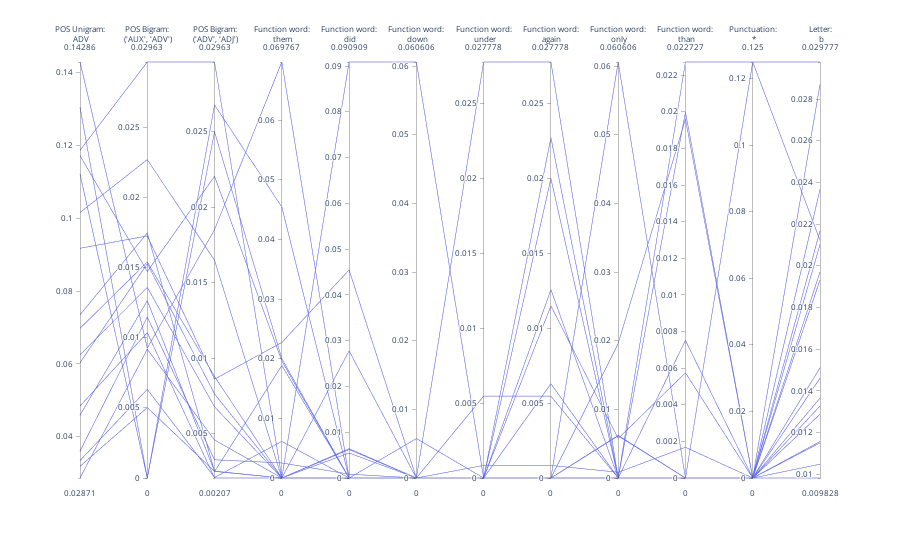

This figure's notebook cell:
### Code cell
from scipy.stats import zscore
from components.processing import author_vectors, authors_df, docs_df


def get_threshold_zscores_idxs(zscores, threshold:float):
    """Gets indices for |zscores| that meet a threshold"""
    selected = []
    for i, zscore in enumerate(zscores):
        if abs(zscore) >= threshold:
            selected.append(i)
    return selected


def get_identifying_features(author_id:str, threshold=2.0):
    """
    Given an author, calculates their zscores for all features and selects the ones that deviate the most from the 
    mean. These features are what separate this author from the average author
    """
    zscores = zscore(author_vectors)
    author_idx = authors_df.loc[authors_df["author_id"] == author_id].index[0]
    author_zscores = zscores.iloc[author_idx]
    
    selected_zscores = get_threshold_zscores_idxs(author_zscores, threshold)
    return author_zscores.iloc[selected_zscores]


def get_author_entries(author_id:str) -> pd.DataFrame:
    return docs_df.loc[docs_df["author_id"] == author_id]

def features_to_show(author_id:str) -> List[str]:
    """Given an author id, returns n amount of this author's most identifying features"""
    features = get_identifying_features(author_id).index.to_list()
    if len(features) > 10:
        return features[:12]
    return features

def style_pcp_label(label:str) -> str:
    """Prepends a feature with <br> for better styling"""
    if label.count(":") > 1:
        return label
    else:    
        feat_type, feat = label.split(":")
        feat = "<br>" + feat
        return f"{feat_type}:{feat}"

        
            

author = "en_35"
author_features = features_to_show(author)
author_entries = get_author_entries(author)

fig = px.parallel_coordinates(
    author_entries,
    dimensions=author_features,
    labels={label:style_pcp_label(label) for label in author_features}
)
fig.update_layout(
    font=dict(
        size=10,  # Set the font size here
    )
)

fig.show()

### Figure 1 — Plotly figure (JSON) as saved in the notebook; plotly's stock layout.template omitted (floating-point values rounded to 4 significant figures)
{"data": [{"dimensions": [{"label": "POS Unigram:<br> ADV", "values": [0.1015, 0.0625, 0.06034, 0.03348, 0.09174, 0.1304, 0.06977, 0.1186, 0.04595, 0.1121, 0.04846, 0.02871, 0.1172, 0.1429, 0.03191, 0.07349, 0.03607]}, {"label": "POS Bigram:<br> ('AUX', 'ADV')", "values": [0.02268, 0.01357, 0.01527, 0.006316, 0.01724, 0, 0.01538, 0.02963, 0.01263, 0, 0.01035, 0.009174, 0.01471, 0.009259, 0.005013, 0.01746, 0.01147]}, {"label": "POS Bigram:<br> ('ADV', 'ADJ')", "values": [0.01649, 0.006787, 0.007634, 0.002105, 0.008621, 0.025, 0.008791, 0.02963, 0.002525, 0.02679, 0.00207, 0.004587, 0.02206, 0.01852, 0.002506, 0.002494, 0.003277]}, {"label": "Function word:<br> them", "values": [0, 0, 0, 0.006135, 0.02273, 0.02, 0, 0, 0, 0.04545, 0, 0, 0.01961, 0.06977, 0, 0.01887, 0.002519]}, {"label": "Function word:<br> did", "values": [0, 0.006211, 0.02778, 0, 0.04545, 0, 0, 0.09091, 0, 0, 0.005464, 0, 0, 0, 0.00641, 0, 0.0008396]}, {"label": "Function word:<br> down", "values": [0.005747, 0, 0, 0, 0, 0, 0, 0.06061, 0, 0, 0, 0, 0, 0, 0, 0, 0]}, {"label": "Function word:<br> under", "values": [0, 0, 0.02778, 0, 0, 0, 0, 0, 0, 0, 0.005464, 0, 0, 0, 0, 0, 0.0008396]}, {"label": "Function word:<br> again", "values": [0.01149, 0, 0.02778, 0, 0.02273, 0.02, 0.006289, 0, 0, 0, 0.005464, 0, 0, 0, 0, 0.01258, 0.0008396]}, {"label": "Function word:<br> only", "values": [0.005747, 0.006211, 0, 0.006135, 0, 0, 0, 0.06061, 0, 0, 0, 0, 0.01961, 0, 0, 0, 0.0008396]}, {"label": "Function word:<br> than", "values": [0.005747, 0, 0, 0, 0, 0.02, 0, 0, 0.007519, 0.02273, 0, 0, 0.01961, 0, 0, 0, 0.001679]}, {"label": "Punctuation:<br> *", "values": [0, 0, 0, 0, 0, 0, 0, 0, 0, 0.125, 0, 0, 0, 0.125, 0, 0, 0]}, {"label": "Letter:<br> b", "values": [0.01158, 0.01328, 0.01932, 0.01151, 0.02103, 0.01289, 0.02169, 0.009828, 0.02366, 0.02978, 0.01366, 0.01511, 0.0287, 0.02123, 0.01049, 0.01971, 0.01462]}], "domain": {"x": [0, 1], "y": [0, 1]}, "name": "", "type": "parcoords"}], "layout": {"font": {"size": 10}, "legend": {"tracegroupgap": 0}, "margin": {"t": 60}}}
